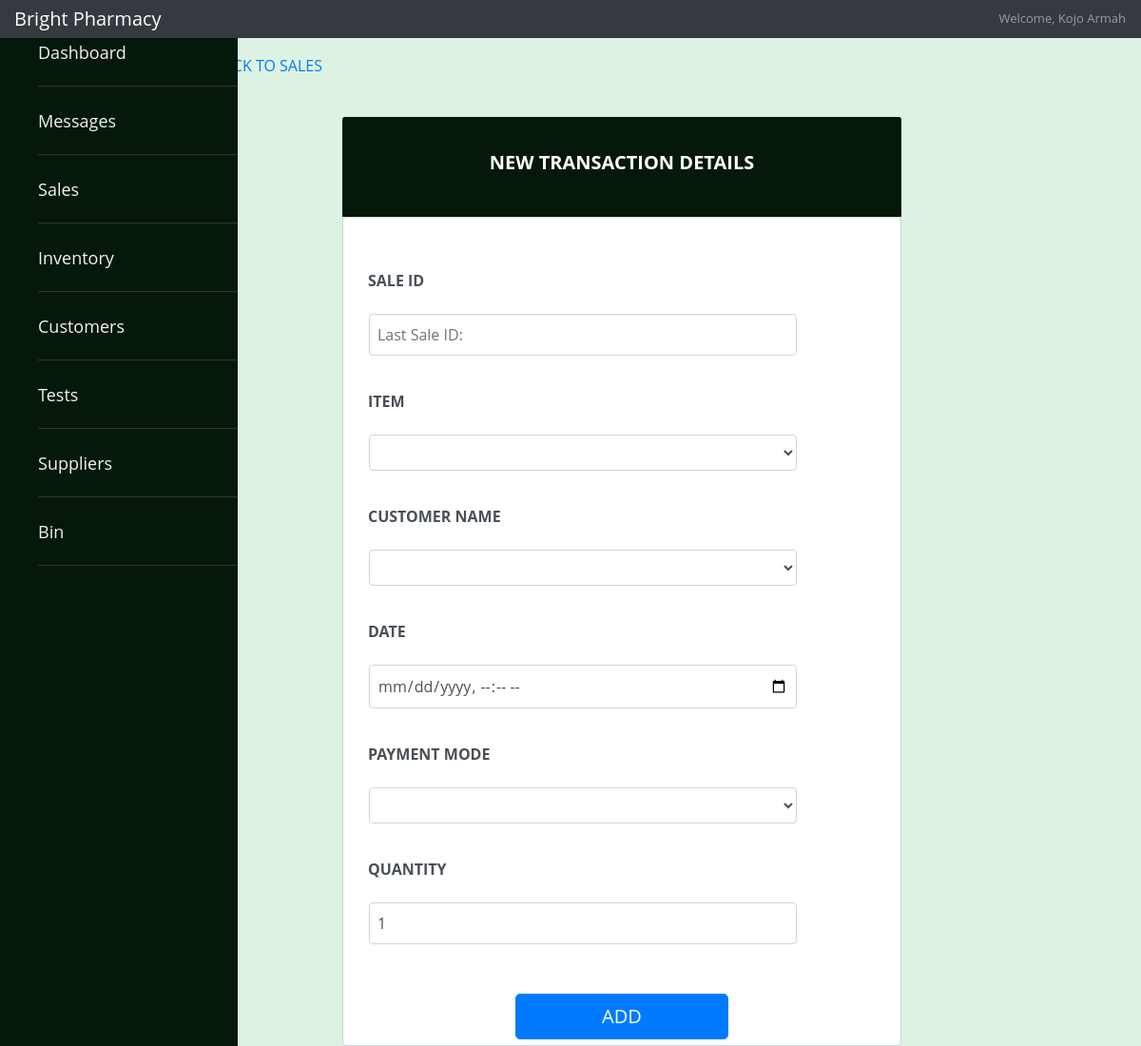
Screenshot of /employee/sales.php (signed in) with the database file from the repository.
### tables this page shows
CREATE TABLE `Employee_Log_in` (
  `EmployeeID` int(3) NOT NULL,
  `Password` varchar(300) NOT NULL
);

CREATE TABLE `Employee` (
  `EmployeeID` int(3) NOT NULL,
  `EmployeeFname` varchar(15) NOT NULL,
  `EmployeeLname` varchar(15) NOT NULL,
  `EmployeeGender` enum('male','female') DEFAULT NULL,
  `EmployeeDOB` date DEFAULT NULL,
  `EmployeeAddress` varchar(30) NOT NULL,
  `DepartmentID` int(11) NOT NULL,
  `ShiftTime` time NOT NULL,
  `EmploymentDate` date NOT NULL,
  `Salary` varchar(255) DEFAULT NULL,
  `EmployeeStatus` enum('Active','Inactive','On-Leave','') NOT NULL
);

### employee/sales.php (the view, shortened to what this page needs)
<?php
     require_once("connection.php");
     if($_SESSION["loggedin"]){
        $id=$_SESSION["id"];
        $sql="SELECT * FROM Employee inner join Employee_Log_in ON Employee.EmployeeID=Employee_Log_in.EmployeeID WHERE Employee.EmployeeID='$id'";
        $results=mysqli_query($conn,$sql);
      if($row = mysqli_fetch_assoc($results)) {
        $fname=$row["EmployeeFname"];
        $lname=$row["EmployeeLname"];
    }
    $salesid="SELECT SaleId from Sellsto  ORDER BY SaleId DESC LIMIT 1;";
    $res_sale=mysqli_query($conn,$salesid);
    $row_sale=mysqli_fetch_assoc($res_sale);
    $last_num=$row_sale['SaleId'];
}
     ?>
<!DOCTYPE html>
<html lang="en">
<head>
    <link rel="stylesheet" href="https://maxcdn.bootstrapcdn.com/bootstrap/4.0.0/css/bootstrap.min.css">
    <link href="https://unpkg.com/ionicons@4.5.10-0/dist/css/ionicons.min.css" rel="stylesheet">
   <link rel="stylesheet" href="/final-melwinkle/css/main.css">
   <link rel="stylesheet" href="/final-melwinkle/css/sales.css">
</head>
<body>
<nav class="navbar navbar-dark fixed-top bg-dark flex-md-nowrap p-0 shadow">
      <a class="navbar-brand col-sm-3 col-md-2 mr-0" href="#">Bright Pharmacy</a>
      <ul class="navbar-nav px-3">
        <li class="nav-item text-nowrap">
          <a class="nav-link" href="/final-melwinkle/employee/employee_profile.php"><?php
      if($fname && $lname) {
        echo  "Welcome, ".$fname." ".$lname;
      }
      else {
        echo "Employee";
      }
    ?></a>
        </li>
      </ul>
    </nav>
    <div class="wrapper"  >
  <nav id="sidebar" aria-label="side">
<ul class="list-items">
<?php
$depart="SELECT DepartmentID from  Employee  where EmployeeID=$id";
$res=mysqli_query($conn,$depart);
$row_d=mysqli_fetch_assoc($res);
if($row_d['DepartmentID']==4){
  echo "<li><a href='/final-melwinkle/employee/administrator/administrator_dashboard.php'><i class='icon ion-md-home' size='large'></i> Dashboard</a></li>
  <li><a href='/final-melwinkle/employee/administrator/administrator_employee.php'><i class='icon ion-md-people' size='large'></i>Employee</a></li>
  <li><a href='/final-melwinkle/employee/administrator/administrator_messages.php'><i class='icon ion-md-mail' size='large'></i> Messages</a></li>";
}else{
  echo "<li><a href='/final-melwinkle/employee/employee_dashboard.php'><i class='icon ion-md-home' size='large'></i> Dashboard</a></li>
  <li><a href='/final-melwinkle/employee/employee_messages.php'><i class='icon ion-md-mail' size='large'></i> Messages</a></li>";
}
?>
<li><a href="/final-melwinkle/employee/employee_sales.php"><i class='icon ion-md-cash' size='large'></i> Sales</a></li>
<li><a href="/final-melwinkle/employee/employee_inventory.php"> <i class='icon ion-md-hammer' size='large'></i> Inventory</a></li>
<li><a href="/final-melwinkle/employee/customer/customer.php"> <i class='icon ion-md-people' size='large'></i> Customers</a></li>
<li><a href="/final-melwinkle/employee/employee_tests.php">  <i class='icon ion-md-clipboard' size='large'></i> Tests</a></li>
<li><a href="/final-melwinkle/employee/general_suppliers.php">  <i class='icon ion-md-basket' size='large'></i> Suppliers</a></li>
<li><a href='/final-melwinkle/employee/bin.php'><i class='icon ion-md-trash' size='large'></i> Bin</a></li>
</ul>
</nav>
  </div>
  <div class="row" style="padding-left:20%;padding-right:5px;margin-top:5%">
                    <h6 class="text-muted vb">
                            <a href="employee_sales.php"><i class='icon ion-md-arrow-back' size='large'></i>BACK TO SALES
                            </a>
                        </h6>
                    </div>
<div style="margin-top:3%;margin-left:30%">
<div class="card-header" style="width:70%;background:rgb(6, 24, 9)">
  <h5 class=" info-color white-text text-center py-4" style="color:white">
    <strong>NEW TRANSACTION DETAILS</strong>
  </h5>
  </div>
<form class="form-control" action="<?php echo $_SERVER['PHP_SELF']; ?>" method="post" style="width:70%" data-parsley-validate>
<div class="md-form form-group mt-5">
<label for="SaleID">SALE ID</label><br>
<input  class="form-control" type="text" name="sale" id="SaleID" placeholder="Last Sale ID:<?php echo $last_num;?> "  value='<?php if(isset($_GET['SID'])){echo $_GET['SID'];}?>' data-parsley-pattern="^[S0-9(3)]+$" data-parsley-trigger="keyup" data-parsley-error-message='Enter ID Properly(SALE ID(  eg S020)'><br>
<label for="inventory">ITEM</label><br>
<select class="form-control" name="inventory" id="inventory">
<option  value='<?php if(isset($_GET['IiD'])){echo $_GET['IiD'];}?>'><?php if(isset($_GET['IN'])){echo $_GET['IN'];}?></option>
    <?php
     $sql_m="SELECT InventoryID,InventoryName FROM Inventory ";
     $result_mod=mysqli_query($conn,$sql_m);
     while($row_mod = mysqli_fetch_assoc($result_mod)) {
         echo "<option name='paymode' id='pay' value={$row_mod['InventoryID']}>{$row_mod['InventoryName']}</option>";
     }
    ?>
</select><br>
<label for="cust">CUSTOMER NAME</label><br>
<select class="form-control" name="customer" id="customer">
<option  value='<?php if(isset($_GET['Cid'])){echo $_GET['Cid'];}?>'><?php if(isset($_GET['CN'])){echo $_GET['CN'];}?></option>
</select><br>
<label for="datime">DATE</label><br>
<input   class="form-control"type="datetime-local" name="date" id="datime" value='<?php if(isset($_GET['Date'])){echo $_GET['Date'];}?>'><br>
<label for="pay">PAYMENT MODE</label><br>
<select class="form-control" name="paymode" id="pay">
<option  value='<?php if(isset($_GET['mode'])){echo $_GET['mode'];}?>'><?php if(isset($_GET['mode'])){echo $_GET['mode'];}?></option>
    <?php
     $sql_mode="SELECT PaymentMode FROM Payment ";
     $result_m=mysqli_query($conn,$sql_mode);
     while($row_m = mysqli_fetch_assoc($result_m)) {
         echo "<option name='paymode' id='pay' value={$row_m['PaymentMode']}>{$row_m['PaymentMode']}</option>";
     }
    ?>
</select><br>
<label for="quantity">QUANTITY</label><br>
  <input class="form-control quantity" min="0" name="quantity" value="1" type="number" id="quantity" placeholder="Quantity"value='<?php if(isset($_GET['quantity'])){echo $_GET['quantity'];}?>' data-parsley-trigger="keyup" data-parsley-error-message='Quantity Cannot be 0'><br>
</div>
<button type="submit" class="btn btn-primary btn-lg" style="margin-left:30%;width:40%" name="add" >ADD</button>
</form>
</div>
</body>
</html>

### css/main.css (style rules this page uses)
.wrapper { background: rgb(14, 80, 14); }
.form-control input { margin-bottom: 12px; width: 90%; padding: 9px 8px; flex: 5 2; margin-top:5px; margin-left:15px; background-color: fade(white, 20%); }
#sidebar { height: 100%; width: 250px; position: fixed; z-index: 1; top: 0; left: 0; background-color:rgb(14, 80, 14); overflow-x: hidden; padding-top: 20px; color: white; }
#sidebar .list-items { position: relative; background: rgb(6, 24, 9); width: 100%; height: 100%; list-style: none; }
#sidebar .list-items li { line-height: 70px; border-top: 1px solid rgb(5, 33, 9); border-bottom: 1px solid #333; transition: all 0.3s ease; }
#sidebar .list-items li:first-child { border-top: none; }
#sidebar .list-items li a { color: #f2f2f2; text-decoration: none; font-size: 18px; font-weight: 500; height: 100%; width: 100%; display: block; }

### css/sales.css (style rules this page uses)
.form-control input { padding: 5px; margin-bottom: 12px; width: 80%; padding: 9px 8px; flex: 5 2; margin-top:5px; margin-left:15px; }
.form-control label { padding:10px 9px; flex: 5 2; font-weight: bold; margin-left: 5px; margin-top: -20px; }
.form-control select { padding: 5px; margin-bottom: 12px; width: 80%; padding: 9px 8px; flex: 5 2; margin-top:5px; margin-left:15px; }
body { background-color: #ddf2e2; color:black; font-family: 'Open Sans', sans-serif; font-size: 13px; text-rendering: optimizeLegibility; -webkit-font-smoothing: antialiased; -moz-font-smoothing: antialiased; height:100%; }

### rows the page displays
employee_log_in: EmployeeID.EmployeeFname "Kojo", EmployeeID.EmployeeLname "Armah"
